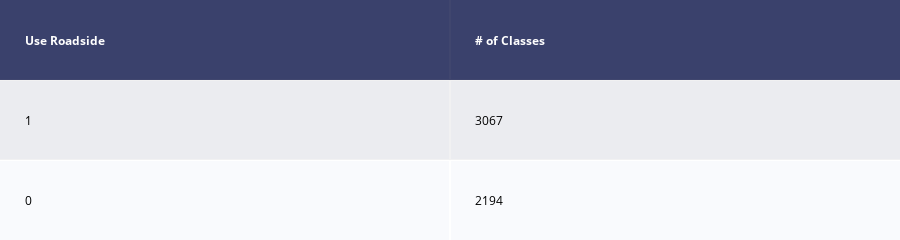

The cell this chart's notebook holds for it:
### Code cell
%matplotlib inline
pd.plotting.register_matplotlib_converters()
pd.options.display.float_format = '{:.4f}'.format
rcParams.update({'figure.autolayout': True, 'figure.figsize':(12,8),'axes.titlesize':14})
draw_col_shape(df_prediction,var_to_predict)

### Figure 1 — Plotly figure (JSON) as saved in the notebook; plotly's stock layout.template omitted (floating-point values rounded to 4 significant figures)
{"data": [{"colorscale": [[0, "#00083e"], [0.5, "#ededee"], [1, "#ffffff"]], "hoverinfo": "none", "opacity": 0.75, "showscale": false, "type": "heatmap", "z": [[0, 0], [0.5, 0.5], [1, 1]]}], "layout": {"annotations": [{"align": "left", "font": {"color": "#ffffff"}, "showarrow": false, "text": "<b>Use Roadside</b>", "x": -0.45, "xanchor": "left", "xref": "x", "y": 0, "yref": "y"}, {"align": "left", "font": {"color": "#ffffff"}, "showarrow": false, "text": "<b># of Classes</b>", "x": 0.55, "xanchor": "left", "xref": "x", "y": 0, "yref": "y"}, {"align": "left", "font": {"color": "#000000"}, "showarrow": false, "text": "1", "x": -0.45, "xanchor": "left", "xref": "x", "y": 1, "yref": "y"}, {"align": "left", "font": {"color": "#000000"}, "showarrow": false, "text": "3067", "x": 0.55, "xanchor": "left", "xref": "x", "y": 1, "yref": "y"}, {"align": "left", "font": {"color": "#000000"}, "showarrow": false, "text": "0", "x": -0.45, "xanchor": "left", "xref": "x", "y": 2, "yref": "y"}, {"align": "left", "font": {"color": "#000000"}, "showarrow": false, "text": "2194", "x": 0.55, "xanchor": "left", "xref": "x", "y": 2, "yref": "y"}], "height": 140, "margin": {"b": 0, "l": 0, "r": 0, "t": 0}, "xaxis": {"dtick": 1, "gridwidth": 2, "showticklabels": false, "tick0": -0.5, "ticks": "", "zeroline": false}, "yaxis": {"autorange": "reversed", "dtick": 1, "gridwidth": 2, "showticklabels": false, "tick0": 0.5, "ticks": "", "zeroline": false}}}
